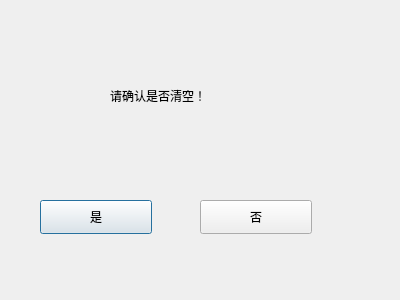
<?xml version="1.0" encoding="UTF-8"?>
<ui version="4.0">
 <class>Dialog</class>
 <widget class="QDialog" name="Dialog">
  <property name="geometry">
   <rect>
    <x>0</x>
    <y>0</y>
    <width>400</width>
    <height>300</height>
   </rect>
  </property>
  <property name="windowTitle">
   <string>信息提示</string>
  </property>
  <widget class="QLabel" name="label">
   <property name="geometry">
    <rect>
     <x>110</x>
     <y>50</y>
     <width>171</width>
     <height>91</height>
    </rect>
   </property>
   <property name="text">
    <string>请确认是否清空！</string>
   </property>
  </widget>
  <widget class="QPushButton" name="pushButton">
   <property name="geometry">
    <rect>
     <x>40</x>
     <y>200</y>
     <width>112</width>
     <height>34</height>
    </rect>
   </property>
   <property name="text">
    <string>是</string>
   </property>
  </widget>
  <widget class="QPushButton" name="pushButton_2">
   <property name="geometry">
    <rect>
     <x>200</x>
     <y>200</y>
     <width>112</width>
     <height>34</height>
    </rect>
   </property>
   <property name="text">
    <string>否</string>
   </property>
  </widget>
 </widget>
 <resources/>
 <connections>
  <connection>
   <sender>pushButton_2</sender>
   <signal>clicked()</signal>
   <receiver>Dialog</receiver>
   <slot>close()</slot>
   <hints>
    <hint type="sourcelabel">
     <x>271</x>
     <y>207</y>
    </hint>
    <hint type="destinationlabel">
     <x>307</x>
     <y>173</y>
    </hint>
   </hints>
  </connection>
  <connection>
   <sender>pushButton</sender>
   <signal>clicked()</signal>
   <receiver>Dialog</receiver>
   <slot>close()</slot>
   <hints>
    <hint type="sourcelabel">
     <x>89</x>
     <y>205</y>
    </hint>
    <hint type="destinationlabel">
     <x>79</x>
     <y>151</y>
    </hint>
   </hints>
  </connection>
 </connections>
</ui>
